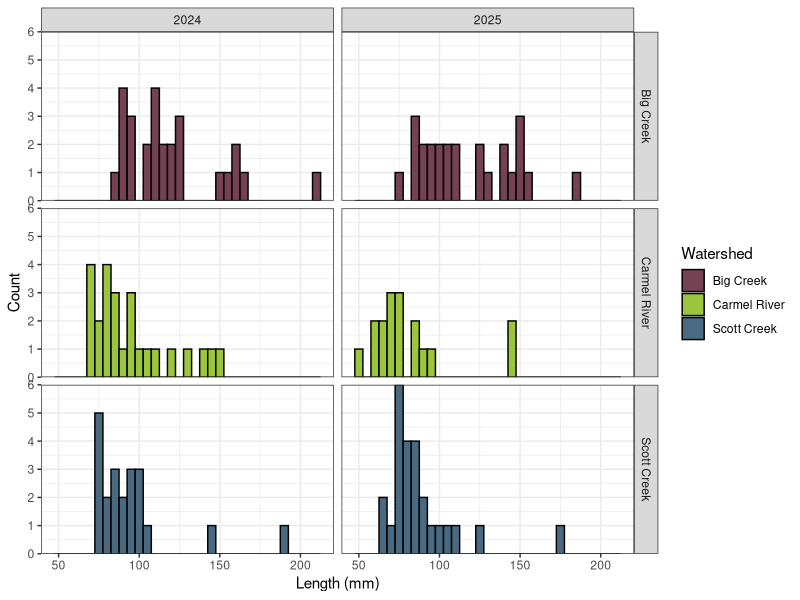
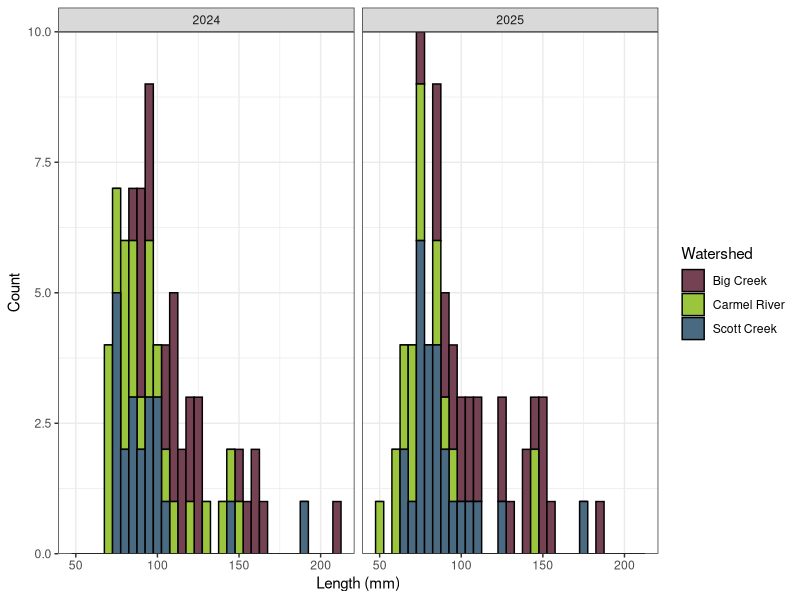
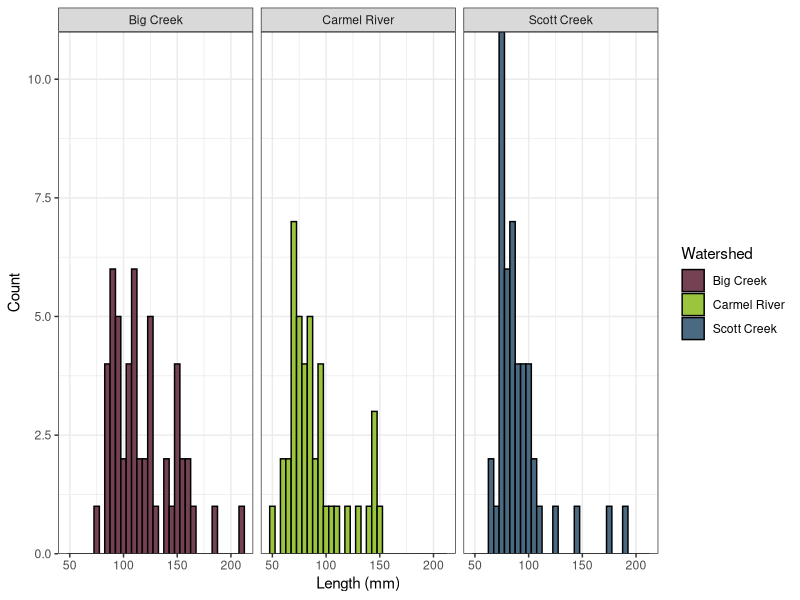
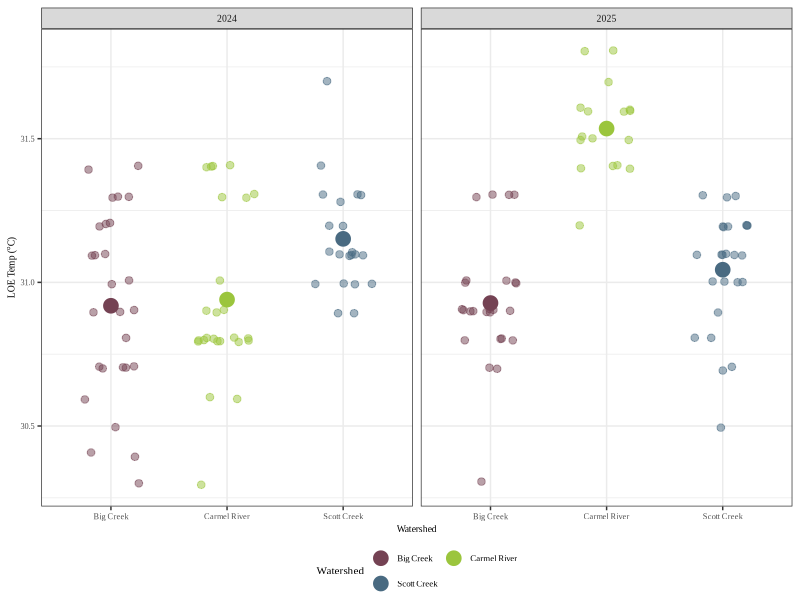
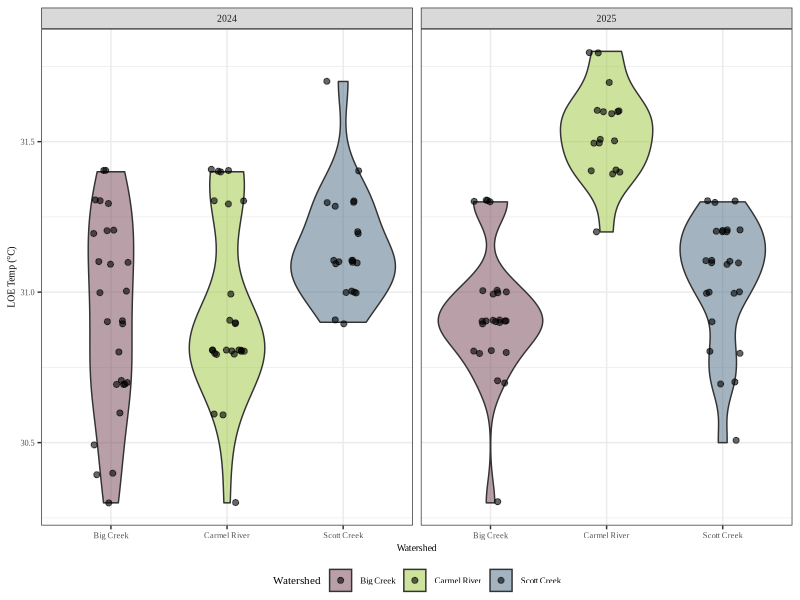
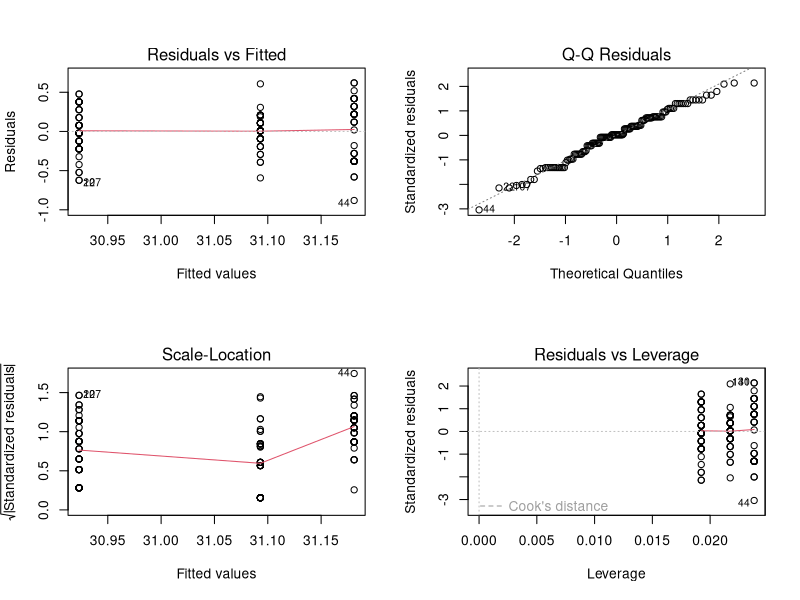
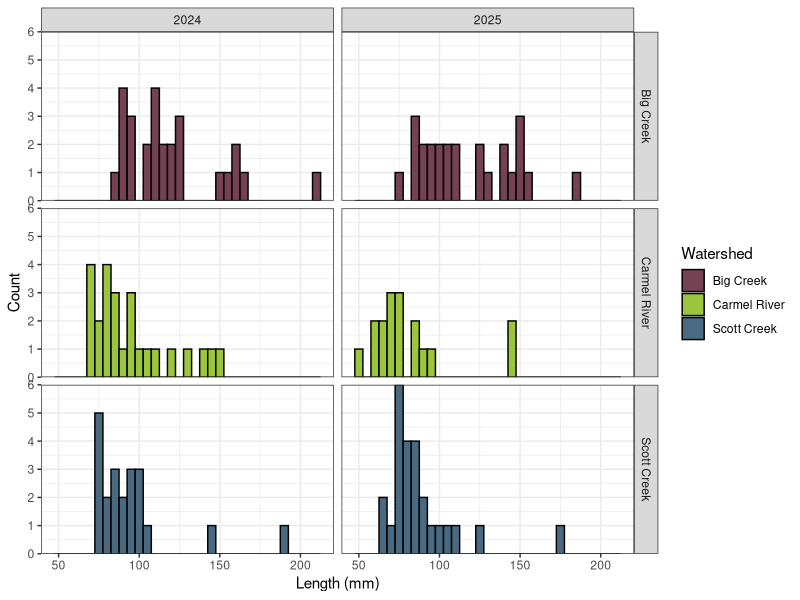
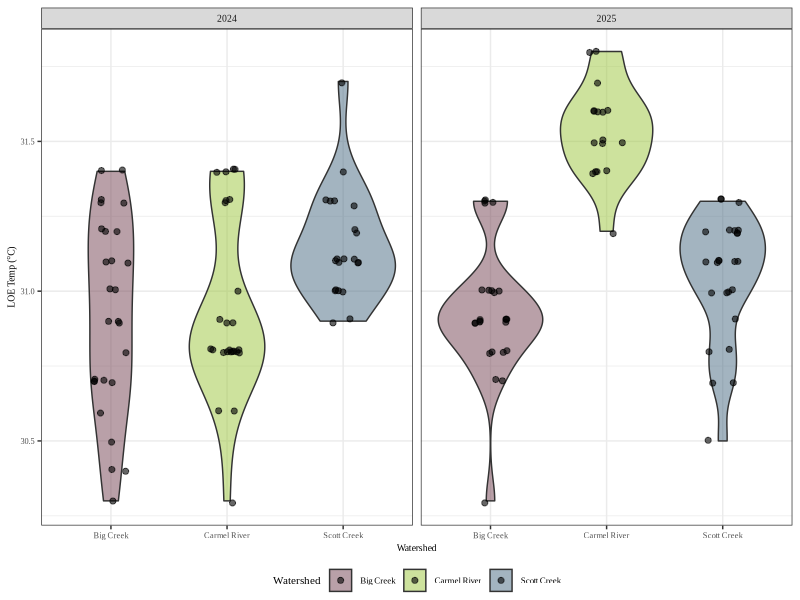

The R source for these figures, in order: (Note: this script raises an error after producing the figures.)
## ---- chunk 1
lapply(c("tidyverse", "lme4", "ggthemes","car","emmeans","brglm2", "ggthemes", 
         "rethinking", "usethis", "here", "mgcv", "gratia", "extrafont","rstatix"), 
       require, character.only=T)
## ---- chunk 2
comp <- read.csv(here("data/IRA.thermaltolerance.compileddata.csv"))
head(comp)
## ---- chunk 3
comp_clean = comp %>% 
  rename(Watershed = Location)
unique(comp_clean$Watershed)

# rename locations to match the watershed name
comp_clean = comp_clean %>% 
    mutate(Watershed = case_when(
    Watershed == "Big Sur" ~ "Big Creek", # Big Creek in Big Sur
    Watershed == "Napa" ~ "Napa River", # Napa River
    Watershed == "E Austin" ~ "Russian River", # Russian River
    TRUE~ Watershed # keep Scott Creek and Carmel River the same
  ))
## ---- chunk 4
str(comp_clean)
comp_clean$Date = as.Date(comp$Date, format = "%m/%d/%Y") #convert date to date structure
# Treatment should be a factor
comp_clean$Treatment = as.factor(comp_clean$Treatment)

# check for NA values
sum(is.na(comp_clean))
# there is one NA value in the length column

# add a year column
comp_clean <- comp_clean %>% 
  mutate(Year = year(Date))
comp_clean$Year = as.factor(comp_clean$Year)
comp_clean$Mass_g <- as.numeric(comp_clean$Mass_g)

# Add a LocationYear column
comp_clean <- comp_clean %>% 
  unite(WatershedYear, Watershed, Year, sep = " ", remove= FALSE)

# add a sample size column
#comp %>% 
#  group_by(Location) %>% 
#  summarise(sample_size = n())

# calculate relative weight
comp_clean <- comp_clean %>%
  mutate(
    #Where are these weight-length parameters from? FishBase?
    log10Ws = -4.790 + 2.928 * log10(Length_mm), 
    #Why taking log here
    Ws = 10^log10Ws
  )

comp_clean <- comp_clean %>%
  mutate(
    Wr = (Mass_g / Ws)*100
  )

## ---- chunk 5
treat2 = comp_clean %>% 
  filter(Treatment == 2) %>% 
  filter(Watershed %in% c("Big Creek", "Carmel River", "Scott Creek"))
## ---- chunk 6
# palette generated by Coolors
fig1_palette= c(
  "Big Creek"="#744253",
  "Scott Creek"="#496A81",
  "Carmel River"="#9BC53D")
## ---- chunk 7
size_dist <- ggplot(treat2, aes(x = Length_mm, fill = Watershed))+
  geom_histogram(binwidth = 5, , color = "black")+
  scale_fill_manual(values = fig1_palette)+
   scale_y_continuous(
    expand = expansion(mult = c(0, 0))
  )+
  labs(x = "Length (mm)",
       y = "Count")+
  theme_bw()+
  facet_grid(Watershed~Year);size_dist

ggsave("output/facet.fishlength.png", plot= size_dist, height = 4, width = 4.5, units = "in")
## ---- chunk 8
size_distbyyear <- ggplot(treat2, aes(x = Length_mm, fill = Watershed))+
  geom_histogram(binwidth = 5, , color = "black")+
  scale_fill_manual(values = fig1_palette)+
   scale_y_continuous(
    expand = expansion(mult = c(0, 0))
  )+
  labs(x = "Length (mm)",
       y = "Count")+
  theme_bw()+
  facet_wrap(~Year); size_distbyyear
## ---- chunk 9
size_distbylocation <- ggplot(treat2, aes(x = Length_mm, fill = Watershed))+
  geom_histogram(binwidth = 5, , color = "black")+
  scale_fill_manual(values = fig1_palette)+
   scale_y_continuous(
    expand = expansion(mult = c(0, 0))
  )+
  labs(x = "Length (mm)",
       y = "Count")+
  theme_bw()+
  facet_wrap(~Watershed); size_distbylocation
## ---- chunk 10
treat2 %>% 
  group_by(WatershedYear) %>% 
  mutate(mean_C = mean(LOE.Temp_C)) %>% 
  ungroup() %>% 
  filter(!Treatment == 1) %>% 
  ggplot(aes(x = as.factor(Watershed), y = LOE.Temp_C, color = Watershed)) +

  geom_jitter(width = .25,
    size = 2.25,
    alpha = 0.5) +

  stat_summary(
    fun = mean,
    geom = "point",
    position = position_dodge(width = 0.8),
    size = 4.5,
    stroke = 0.6
  ) +

  facet_wrap(~Year) +

  scale_color_manual(values = fig1_palette) +

  labs(
    x = "Watershed",
    y = "LOE Temp (°C)"
  ) +

  theme_bw() +
  theme(
    text = element_text(family = "Times New Roman", size = 8),
    axis.text = element_text(size = 6),
    axis.title = element_text(size = 7),
    strip.text = element_text(size = 7),
    panel.spacing = unit(0.4, "lines"),
    legend.position = "bottom",
    legend.spacing.y = unit(0.05, "cm"),
  legend.margin = margin(t = 0, b = 0, unit = "cm"),
  legend.box.margin = margin(0, 0, 0, 0)
  )+
  guides(
  color = guide_legend(nrow = 2, byrow = TRUE,
                       keywidth = 0.4,
    keyheight = 0.4)
)

# may need to make points smaller for when I save the figure for the manuscript
## ---- chunk 11
violinplot <- treat2 %>% 
  group_by(WatershedYear) %>% 
  mutate(mean_C = mean(LOE.Temp_C)) %>% 
  ungroup() %>% 
  filter(!Treatment == 1) %>% 
  ggplot(aes(x = as.factor(Watershed), y = LOE.Temp_C, fill = Watershed)) +

  geom_violin(alpha = 0.5)+
  geom_jitter(width = .15,
    size = 1.75,
    alpha = 0.6) +

  facet_wrap(~Year) +

  
  scale_fill_manual(values = fig1_palette) +

  labs(
    x = "Watershed",
    y = "LOE Temp (°C)"
  ) +

  theme_bw() +
  theme(
    text = element_text(family = "Times New Roman", size = 8),
    axis.text = element_text(size = 6),
    axis.title = element_text(size = 7),
    strip.text = element_text(size = 7),
    panel.spacing = unit(0.4, "lines"),
    legend.position = "bottom",
    legend.spacing.y = unit(0.05, "cm"),
  legend.margin = margin(t = 0, b = 0, unit = "cm"),
  legend.box.margin = margin(0, 0, 0, 0)
  )+
  guides(
  color = guide_legend(nrow = 2, byrow = TRUE,
                       keywidth = 0.4,
    keyheight = 0.4)
); violinplot


## ---- chunk 12
ggsave("output/violinplot.png", plot = violinplot, height = 4, width = 4, units = "in")
## ---- chunk 13
treat2 %>% 
  group_by(Watershed, Year) %>%
  identify_outliers(LOE.Temp_C)
## ---- chunk 14
model <- lm(LOE.Temp_C~Watershed, data = treat2)
par(mfrow=c(2,2)) #makea2x2matrixofplots
plot(model) #make4diagnosticplots
## ---- chunk 15
shapiro.test(resid(model))
# passes Shapiro test!

summary(lm(resid(model)~poly(predict(model),2)))
# passes the non-linearity of residuals test

library(lmtest)
bptest(model)

# however, it is heteroskedastic
## ---- chunk 16
car::leveneTest(LOE.Temp_C ~ Watershed, data = treat2)
## ---- chunk 17
oneway.test(LOE.Temp_C ~ Watershed, data = treat2, var.equal = FALSE)
## ---- chunk 18
gh_acrossyears<- games_howell_test(treat2, LOE.Temp_C ~ Watershed)
summary(gh_acrossyears)
write.csv(gh_acrossyears, "output/acrossyears.gameshowelltest.csv",row.names = FALSE) 
## ---- chunk 19
treat2 %>% 
  filter(Year == 2024) %>% 
  oneway.test(LOE.Temp_C ~ Watershed, data = ., var.equal = FALSE)

gh2024 <- treat2 %>% 
  filter(Year == 2024) %>%
  games_howell_test(., LOE.Temp_C ~ Watershed)
summary(gh2024)
write.csv(gh2024, "output/acrossyears.gameshowelltest.csv",row.names = FALSE) 
## ---- chunk 20
treat2 %>% 
  filter(Year == 2025) %>% 
  oneway.test(LOE.Temp_C ~ Watershed, data = ., var.equal = FALSE)

gh2025 <- treat2 %>% 
  filter(Year == 2025) %>%
  games_howell_test(., LOE.Temp_C ~ Watershed)
## ---- chunk 21
# Carmel River
treat2 %>% 
  filter(Watershed == "Carmel River") %>% 
  oneway.test(LOE.Temp_C ~ Year, data = ., var.equal = FALSE)

cr_gh <- treat2 %>% 
  filter(Watershed == "Carmel River") %>%
  games_howell_test(., LOE.Temp_C ~ Year);cr_gh

# Very significant!
## ---- chunk 22
# Big Creek
treat2 %>% 
  filter(Watershed == "Big Creek") %>% 
  oneway.test(LOE.Temp_C ~ Year, data = ., var.equal = FALSE)

bc_gh <- treat2 %>% 
  filter(Watershed == "Big Creek") %>%
  games_howell_test(., LOE.Temp_C ~ Year);bc_gh

# not significant!
## ---- chunk 23
# Scott Creek
treat2 %>% 
  filter(Watershed == "Scott Creek") %>% 
  oneway.test(LOE.Temp_C ~ Year, data = ., var.equal = FALSE)

sc_gh <- treat2 %>% 
  filter(Watershed == "Scott Creek") %>%
  games_howell_test(., LOE.Temp_C ~ Year);sc_gh
## ---- chunk 24
library(ggpubr)
p <- treat2 %>% 
  filter(Year == 2024) %>% 
  group_by(Watershed) %>% 
  ungroup() %>% 
  ggplot(aes(x = as.factor(Watershed), y = LOE.Temp_C, fill = Watershed)) +

  geom_violin(alpha = 0.5)+
  geom_jitter(width = .15,
    size = 1.75,
    alpha = 0.6) +

  facet_wrap(~Year) +

  
  scale_fill_manual(values = fig1_palette) +

  labs(
    x = "Watershed",
    y = "LOE Temp (°C)"
  ) +

  theme_bw() +
  theme(
    text = element_text(family = "Times New Roman", size = 8),
    axis.text = element_text(size = 6),
    axis.title = element_text(size = 7),
    strip.text = element_text(size = 7),
    panel.spacing = unit(0.4, "lines"),
    legend.position = "bottom",
    legend.spacing.y = unit(0.05, "cm"),
  legend.margin = margin(t = 0, b = 0, unit = "cm"),
  legend.box.margin = margin(0, 0, 0, 0)
  )+
  guides(
  color = guide_legend(nrow = 2, byrow = TRUE,
                       keywidth = 0.4,
    keyheight = 0.4)
);p

sig2024 <- gh2024 %>%
  filter(!p.adj.signif == "ns") %>% 
  mutate(y.position = c(31.75, 32))

p+
  stat_pvalue_manual(
    sig2024,
    label = "p.adj.signif",
    y.position = "y.position",
    inherit.aes = FALSE
  )
colnames(gh2024)
## ---- chunk 25
# 2025


sc_gh <- treat2 %>% 
  filter(Watershed == "Scott Creek") %>%
  games_howell_test(., LOE.Temp_C ~ Year);sc_gh
p <- treat2 %>% 
  filter(Year == 2025) %>% 
  group_by(Watershed) %>% 
  ungroup() %>% 
  ggplot(aes(x = as.factor(Watershed), y = LOE.Temp_C, fill = Watershed)) +

  geom_violin(alpha = 0.5)+
  geom_jitter(width = .15,
    size = 1.75,
    alpha = 0.6) +

  facet_wrap(~Year) +

  
  scale_fill_manual(values = fig1_palette) +

  labs(
    x = "Watershed",
    y = "LOE Temp (°C)"
  ) +

  theme_bw() +
  theme(
    text = element_text(family = "Times New Roman", size = 8),
    axis.text = element_text(size = 6),
    axis.title = element_text(size = 7),
    strip.text = element_text(size = 7),
    panel.spacing = unit(0.4, "lines"),
    legend.position = "bottom",
    legend.spacing.y = unit(0.05, "cm"),
  legend.margin = margin(t = 0, b = 0, unit = "cm"),
  legend.box.margin = margin(0, 0, 0, 0)
  )+
  guides(
  color = guide_legend(nrow = 2, byrow = TRUE,
                       keywidth = 0.4,
    keyheight = 0.4)
);p

sig2025 <- gh2025 %>%
  filter(!p.adj.signif == "ns") %>% 
  mutate(y.position = c(31.9, 32))

p+
  stat_pvalue_manual(
    sig2025,
    label = "p.adj.signif",
    y.position = "y.position",
    inherit.aes = FALSE
  )

## ---- chunk 26
# Compare sites across year
treat2 %>% 
  oneway.test(LOE.Temp_C ~ WatershedYear, data = ., var.equal = FALSE)

wsy_gh <- treat2 %>% 
  games_howell_test(., LOE.Temp_C ~ WatershedYear);wsy_gh



p <- treat2 %>% 
  ggplot(aes(x = as.factor(WatershedYear), y = LOE.Temp_C, fill = Watershed, shape = Year)) +

  geom_violin(alpha = 0.5)+
  geom_jitter(width = .05,
    size = 1.25,
    alpha = 0.6) +
  
  scale_fill_manual(values = fig1_palette) +

  labs(
    x = "Watershed",
    y = "LOE Temp (°C)"
  ) +

  theme_bw() +
  theme(
    text = element_text(family = "Times New Roman", size = 8),
    axis.text = element_text(size = 6),
    axis.title = element_text(size = 7),
    strip.text = element_text(size = 7),
    panel.spacing = unit(0.4, "lines"),
    legend.position = "bottom",
    legend.spacing.y = unit(0.05, "cm"),
  legend.margin = margin(t = 0, b = 0, unit = "cm"),
  legend.box.margin = margin(0, 0, 0, 0)
  )+
  guides(
  color = guide_legend(nrow = 2, byrow = TRUE,
                       keywidth = 0.4,
    keyheight = 0.4)
);p

sig_wsy_gh <- wsy_gh %>% 
  filter(!p.adj.signif == "ns") %>% 
  mutate(y.position = c(32, 31.9, 32.1, 32.2,32.3,32.4,32.5))

sigplot_ALL <- p+
  stat_pvalue_manual(
    sig_wsy_gh,
    label = "p.adj.signif",
    y.position = "y.position",
    inherit.aes = FALSE
  ); sigplot_ALL

ggsave("output/sigplot_ALL.png", plot = sigplot_ALL, height = 4, width = 5, units = "in")
## ---- chunk 27

## ---- chunk 28
